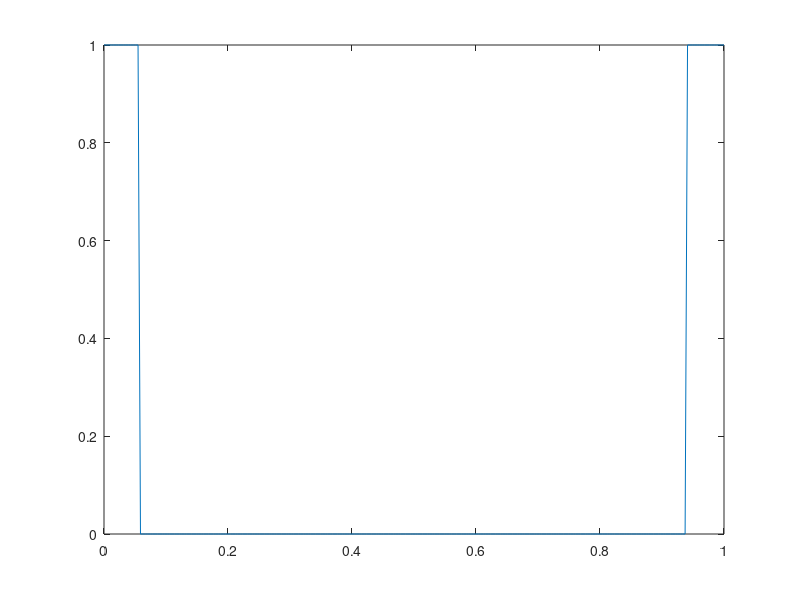
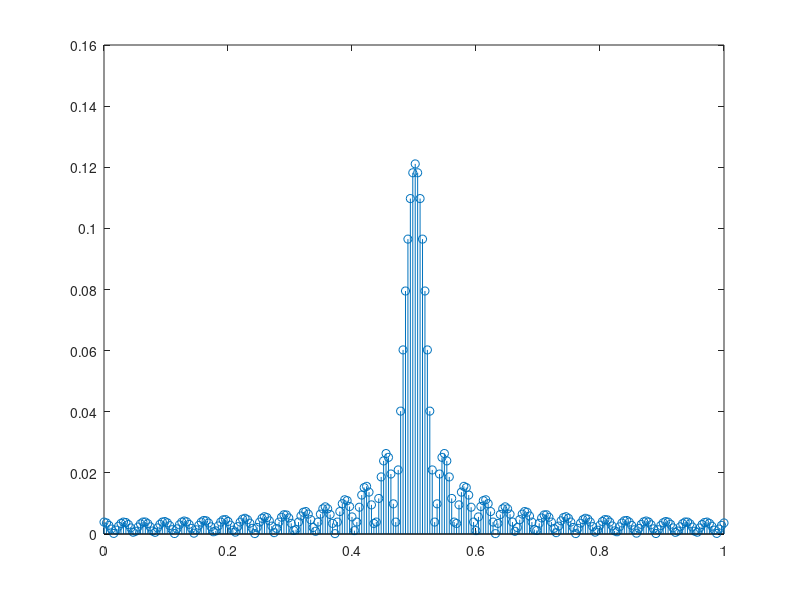
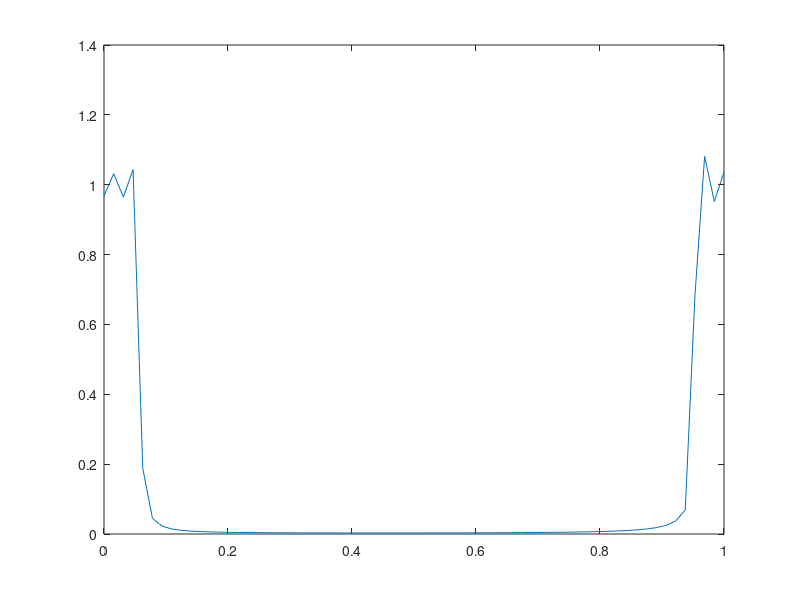
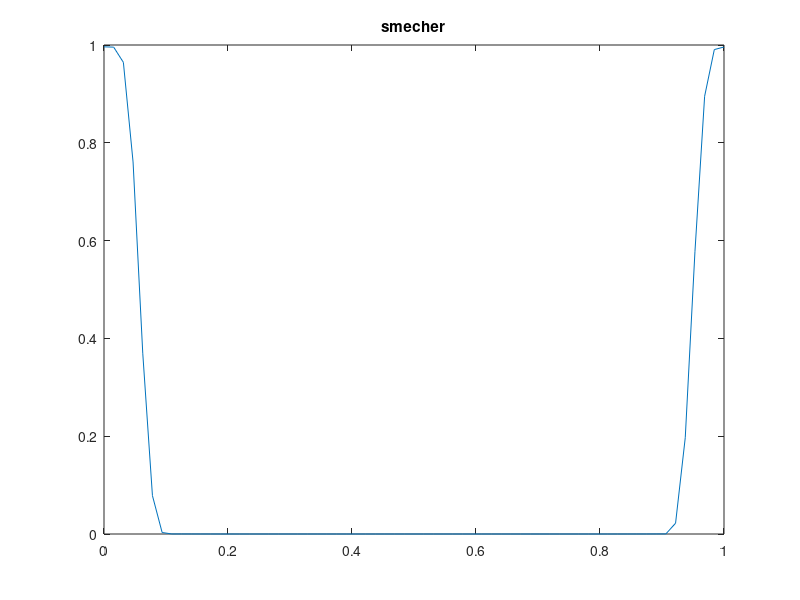

The MATLAB source for these figures, in order:
close all;
%ex1
fs = 256;
N = 256;
HK = zeros(1,N);
x = linspace(0,1,N);
for i = 1 : N
    if (i < fs/16)
        HK(i) = 1;
    end
    if (i > N - fs/16)
        HK(i) = 1;
    end
end

%ex2
figure;
plot(x,HK);
hk = ifftshift(ifft(HK));
length(hk)
figure;
stem(x,abs(hk));

%ex3
mid = N/2;
start = mid - 32;
finish = mid + 32;
hktrunc = hk(start:finish);

%ex4
ff = fft(hktrunc);
figure;
x = linspace(0,1,65);
plot(x,abs(ff));

%ex5
black = blackman(65)';
figure;
hkblack = hktrunc .* black;
ff = fft(hkblack);
x = linspace(0,1,65);
plot(x,abs(ff));
title('smecher');

%ex6
f = 3000;
t = linspace(0,0.001, 64);
x = sin(2*pi*t*f);
hkblacksin = conv(hkblack, x);

figure;
stem(x,'b');
hold on;
stem(hkblacksin, 'r');